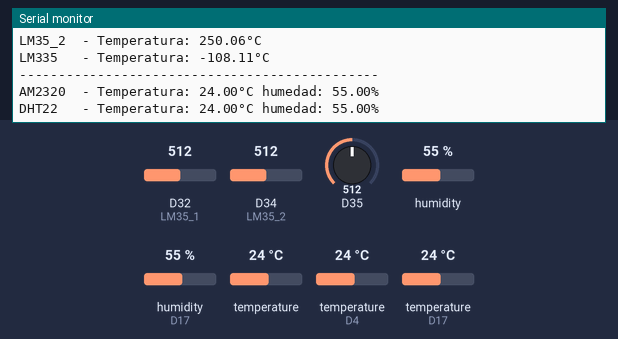
Bench run of a sketch on a simulated Arduino Due. Shown: the last lines printed to the serial monitor. The inputs (shaded band) are chosen by the test bench; at power-on: humidity 55 %, humidity (sensor on D17) 55 %, D35 = 512, temperature (sensors on D4, D17) 24 °C, D32 (LM35_1) = 512, D34 (LM35_2) = 512, temperature 24 °C (analog values on the 0–1023 scale).

Above: at 2.6 s.
2.7 s: humidity (sensor 0) set to 22 %
At 2.7 s:
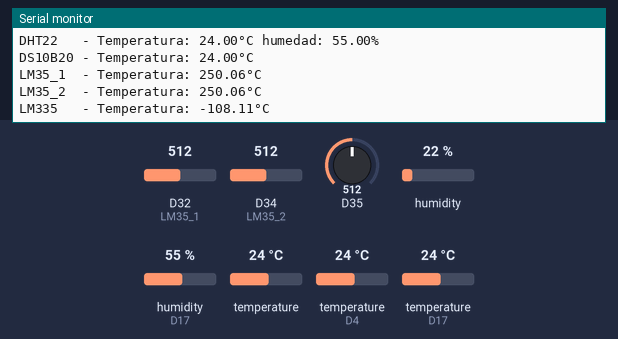
5.2 s: humidity (sensor on D17) set to 22 %
At 6.1 s:
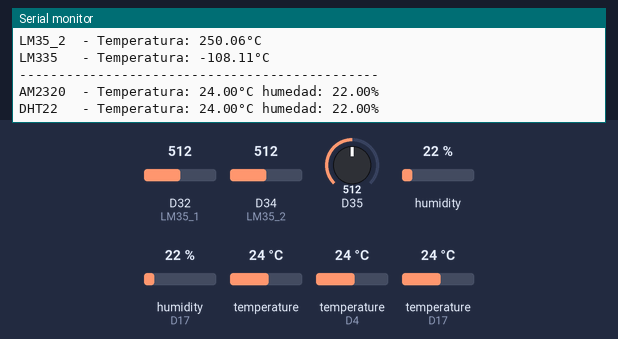
7.7 s: D35 set to 551
At 8.6 s:
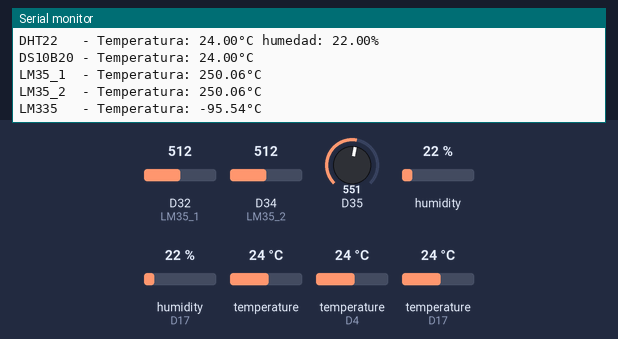
13.5 s: temperature (sensor on D4) set to 12 °C
At 15.0 s:
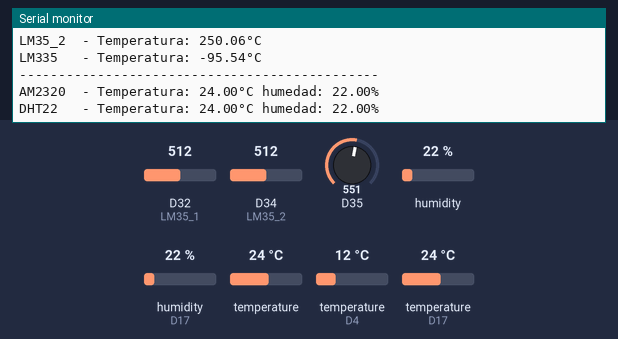
16.0 s: D32 (LM35_1) set to 716
At 17.9 s:
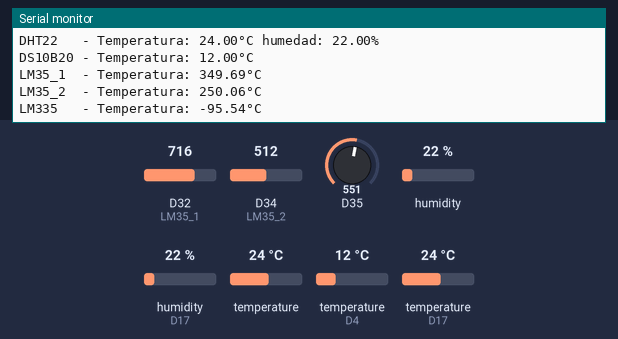
18.5 s: D34 (LM35_2) set to 716
At 19.7 s:
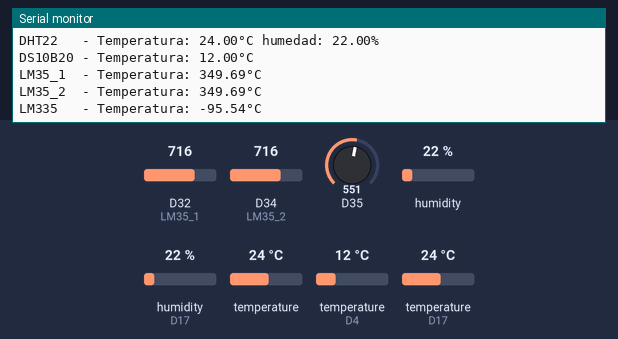

The sketch:

temp_dht22_am2320_ds18b20_lm335_lm35.ino
```cpp
#include <Adafruit_Sensor.h>
#include <DHT.h>
#include <DHT_U.h>
#include <Adafruit_AM2320.h>
#include <OneWire.h>                //OneWire librerias para leer el termometro
#include <DallasTemperature.h>

#define DHTPIN 17
#define DHTTYPE    DHT22
#define ONE_WIRE_BUS 4
#define LM35_1       32
#define LM35_2       34
#define ADC_VREF_mV    5000.0 // in millivolt
#define ADC_RESOLUTION 4095.0
#define LM335 35

DHT_Unified dht(DHTPIN, DHTTYPE);
Adafruit_AM2320 am2320 = Adafruit_AM2320();
OneWire oneWire(ONE_WIRE_BUS);
DallasTemperature sensors(&oneWire);

//uint8_t sensor_adentro[8] =  { 0x28, 0x98, 0x61, 0x9F, 0x0D, 0x00, 0x00, 0xB9 };
uint8_t sensor_adentro[8] =  { 0x28, 0xFF, 0xBD, 0xB4, 0x00, 0x16, 0x02, 0x8E }; //trucho to92

void setup() {
  Serial.begin(115200);
  analogReadResolution (12); //in bits
  //analogSetPinAttenuation(LM335_1, ADC_11db); //ADC_0db ADC_2_5db ADC_6db ADC_11db
  dht.begin();
  am2320.begin();
  digitalWrite (ONE_WIRE_BUS, LOW);
  pinMode (ONE_WIRE_BUS, INPUT);
  sensors.begin();
  pinMode(LM35_1,  INPUT);
  pinMode(LM35_2,  INPUT);
}

float leer_lm35 (int sensor) {
  int adcVal;
  float milliVolt, tempC;

  adcVal = analogRead(sensor);
  milliVolt = adcVal * (ADC_VREF_mV / ADC_RESOLUTION);
  tempC = milliVolt / 10;

  return (tempC);
}

float leer_lm335 (int sensor) {
  int adcVal;
  float milliVolt, tempC;

  adcVal = analogRead(sensor);
  milliVolt = adcVal * (3300 / ADC_RESOLUTION);
  tempC = (milliVolt / 10) - 273.15;

  return (tempC);
}

void loop() {
  Serial.println(F("----------------------------------------------"));
  Serial.print(F("AM2320  - Temperatura: "));
  Serial.print(am2320.readTemperature());
  Serial.print(F("°C humedad: "));
  Serial.print(am2320.readHumidity());
  Serial.println(F("%"));

  sensors_event_t event;
  dht.temperature().getEvent(&event);
  Serial.print(F("DHT22   - "));
  Serial.print(F("Temperatura: "));
  Serial.print(event.temperature);

  dht.humidity().getEvent(&event);
  Serial.print(F("°C humedad: "));
  Serial.print(event.relative_humidity);
  Serial.println(F("%"));

  sensors.requestTemperatures();
  Serial.print (F("DS10B20 - Temperatura: "));
  Serial.print(sensors.getTempC(sensor_adentro));
  Serial.println(F("°C"));

  Serial.print(F("LM35_1  - Temperatura: "));
  Serial.print(leer_lm35(LM35_1));
  Serial.println(F("°C"));

  Serial.print(F("LM35_2  - Temperatura: "));
  Serial.print(leer_lm35(LM35_2));
  Serial.println(F("°C"));

  Serial.print(F("LM335   - Temperatura: "));
  Serial.print(leer_lm335(LM335));
  Serial.println(F("°C"));

  delay (1000);
}
```

Measured:
- the behaviour switches between 537 and 538 on D35 (found by bisection; images 2 and 3)
- after the input at 5.2 s, the serial monitor: prints a new line after 0.29 s (image 2)
- after the input at 7.7 s, the serial monitor: prints a new line after 0.37 s (image 3)
- after the input at 16.0 s, the serial monitor: prints a new line after 1.1 s (image 5)
- after the input at 18.5 s, the serial monitor: prints a new line after 0.43 s (image 6)
